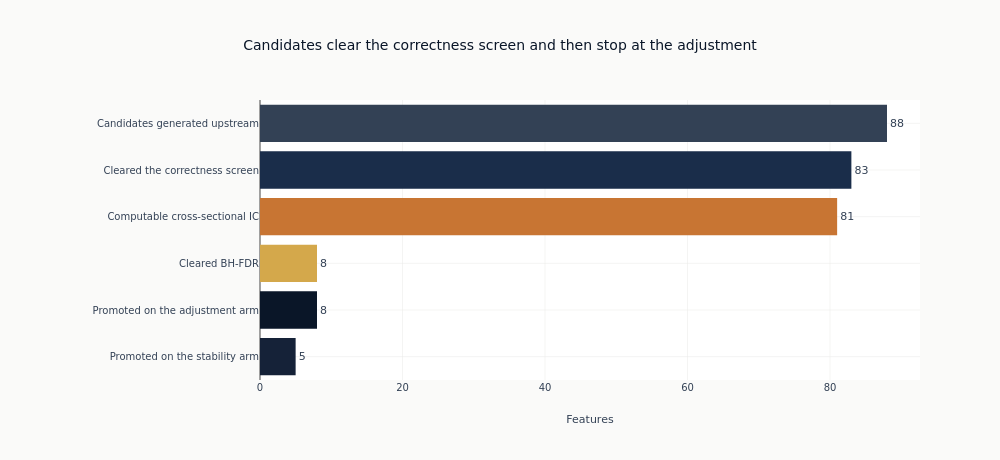

Notebook source saved alongside this figure:
### Markdown cell above
### The Funnel

What was searched, what survived each stage, and what each arm of the promotion rule
contributed. Drawn rather than printed, because the width of the drop between
consecutive bars is what a reader is meant to weigh, and the two arms are separated
so a rule that reads as a disjunction can be seen to behave like one, or not to.

### Code cell
arm_counts = {
    note: len([f for f, (d, n) in triage.items() if d == "PROCEED" and n == note])
    for note in ("fdr_significant", "stable_and_above_threshold")
}
funnel_stages = [
    ("Candidates generated upstream", len(all_feature_cols), COLORS["neutral"]),
    ("Cleared the correctness screen", n_pass, COLORS["slate"]),
    ("Computable cross-sectional IC", n_searched, COLORS["copper"]),
    ("Cleared BH-FDR", n_significant_fdr, COLORS["amber"]),
    ("Promoted on the adjustment arm", arm_counts["fdr_significant"], COLORS["blue"]),
    (
        "Promoted on the stability arm",
        arm_counts["stable_and_above_threshold"],
        COLORS["blue_light"],
    ),
]
fig = go.Figure(
    go.Bar(
        x=[count for _, count, _ in funnel_stages],
        y=[stage for stage, _, _ in funnel_stages],
        orientation="h",
        marker_color=[color for _, _, color in funnel_stages],
        text=[str(count) for _, count, _ in funnel_stages],
        textposition="outside",
    )
)
fig.update_layout(
    title="Candidates clear the correctness screen and then stop at the adjustment",
    xaxis_title="Features",
    height=460,
    width=1000,
    margin={"l": 260, "r": 80},
    showlegend=False,
)
fig.update_yaxes(autorange="reversed")
show_plotly_with_alt(
    fig,
    "A bar chart counting the candidate features surviving each stage of the screen, from the full set through the correctness gate and the information coefficient to the multiple-testing adjustment.",
)

### Figure 1 — Plotly figure (JSON) as saved in the notebook; plotly's stock layout.template omitted (floating-point values rounded to 4 significant figures)
{"data": [{"marker": {"color": ["#334155", "#1a2d4a", "#C87533", "#D4A84B", "#0a1628", "#152238"]}, "orientation": "h", "text": ["88", "83", "81", "8", "8", "5"], "textposition": "outside", "type": "bar", "x": [88, 83, 81, 8, 8, 5], "y": ["Candidates generated upstream", "Cleared the correctness screen", "Computable cross-sectional IC", "Cleared BH-FDR", "Promoted on the adjustment arm", "Promoted on the stability arm"]}], "layout": {"height": 460, "margin": {"l": 260, "r": 80}, "showlegend": false, "title": {"text": "Candidates clear the correctness screen and then stop at the adjustment"}, "width": 1000, "xaxis": {"title": {"text": "Features"}}, "yaxis": {"autorange": "reversed"}}}
